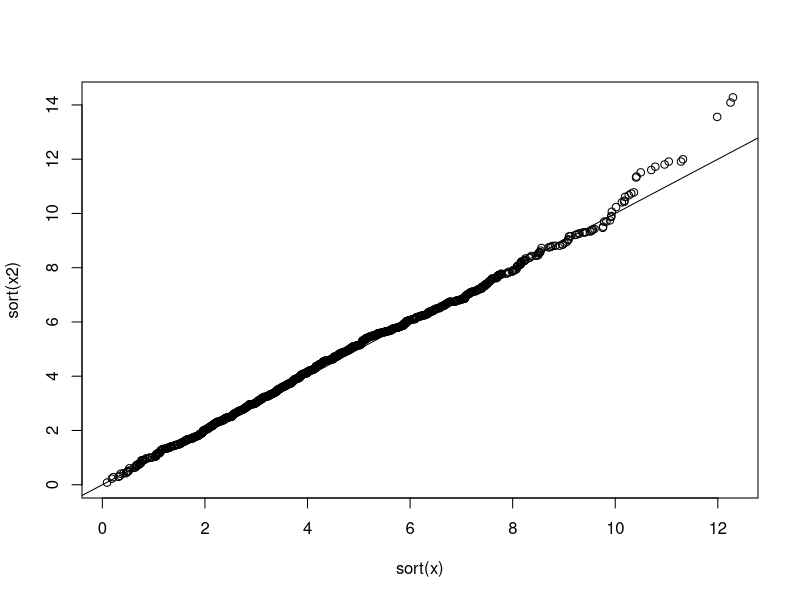

Write R code to recreate this figure.



library(survival)

x <- rweibull(1000, shape = 2, scale = 5)

fit <- survreg(Surv(x) ~ 1, dist = "weibull")

shape <- 1 / fit$scale
scale <- exp(coef(fit))

u <- runif(1000)
x2 <- scale * (-log(1 - u))^(1 / shape)

x3 <- rweibull(1000, shape = shape, scale = 5)

plot(sort(x), sort(x2))
abline(a = 0, b = 1)
